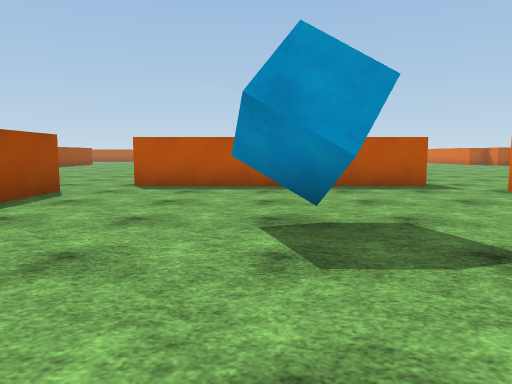
View 1 (above)

24 first-person views from a walk through a 3-D level made in the Unity game engine. The camera is 1.2 m above the floor, tilts 6° down and sees 70° across. The floor is counted in squares, 1.8 m on a side. Each view is taken from the middle of a square. On the plan, view 1 faces up. The plan holds only what a view shows up to about 11 squares ahead; the rest is blank. The place goes on beyond the plan. The player is left out. Surface patterns are stand-ins for the level's own textures.

View 2
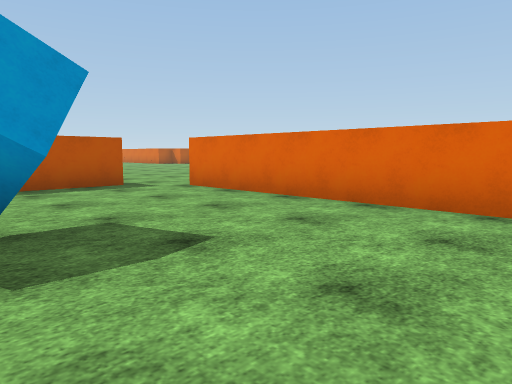

View 3
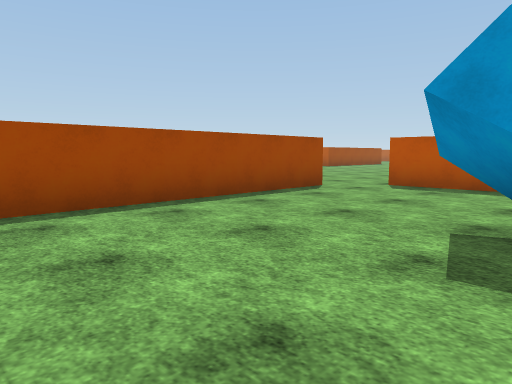

View 4
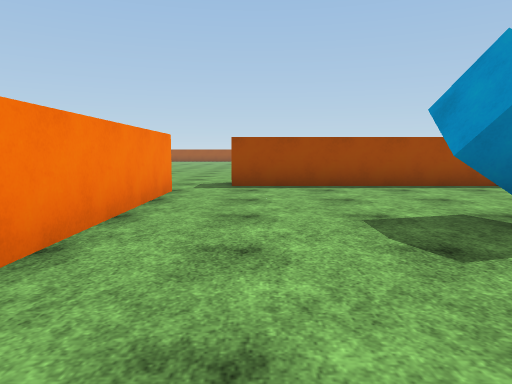

View 5
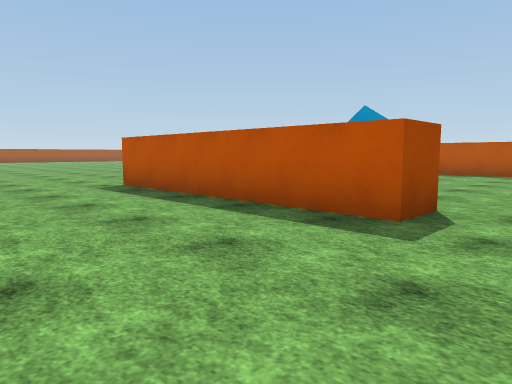

View 6
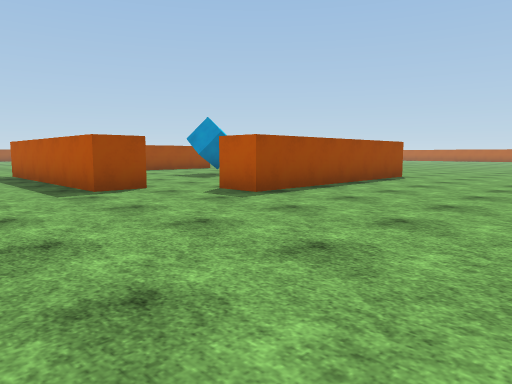

View 7
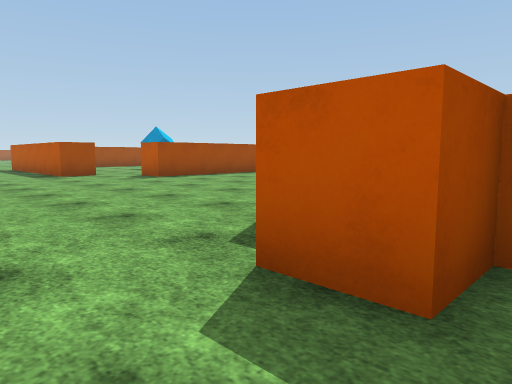

View 8
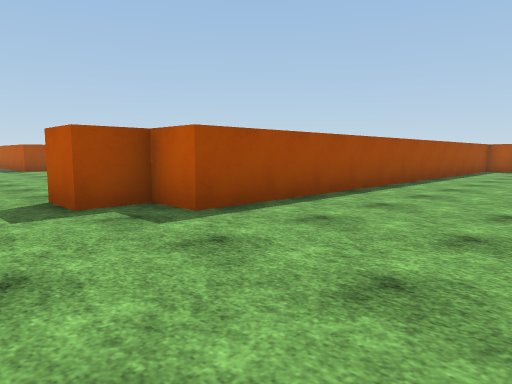

View 9
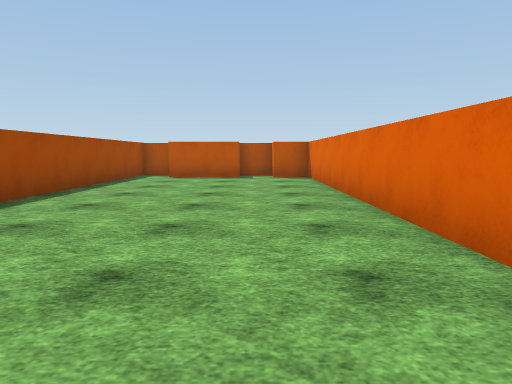

View 10
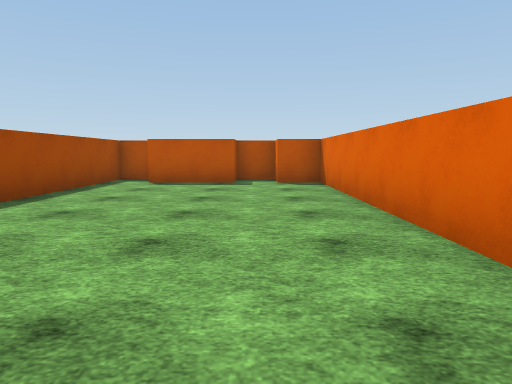

View 11
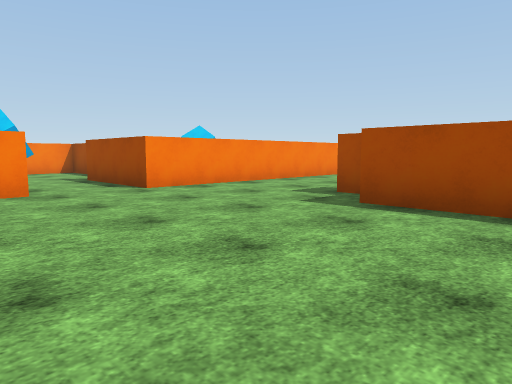

View 12
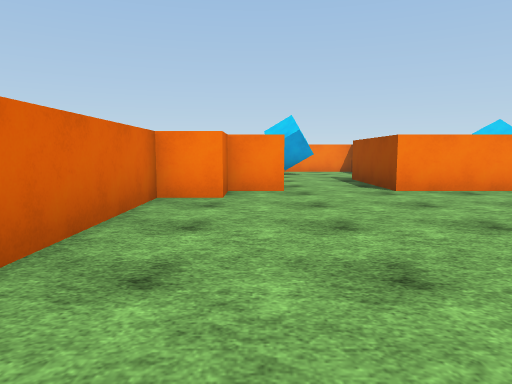

View 13
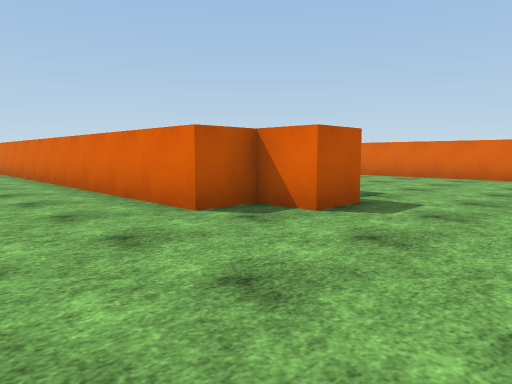

View 14
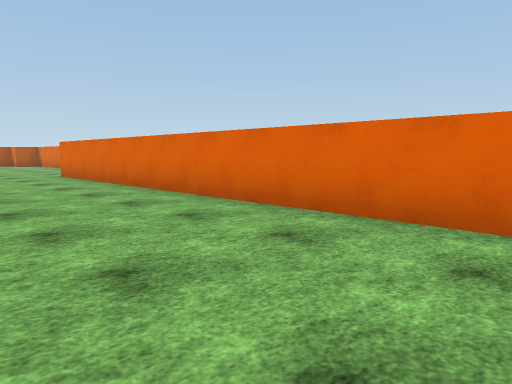

View 15
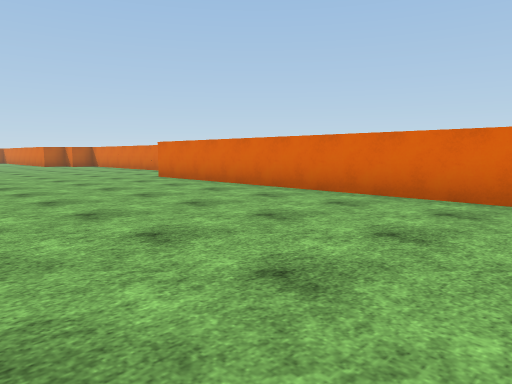

View 16
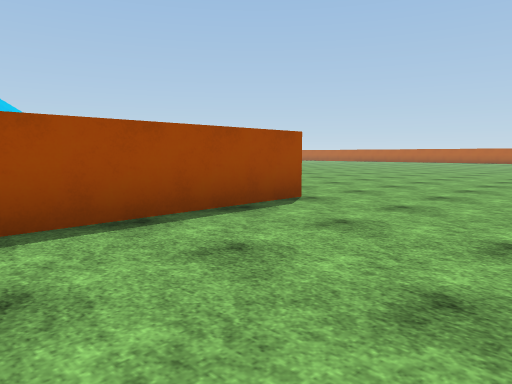

View 17
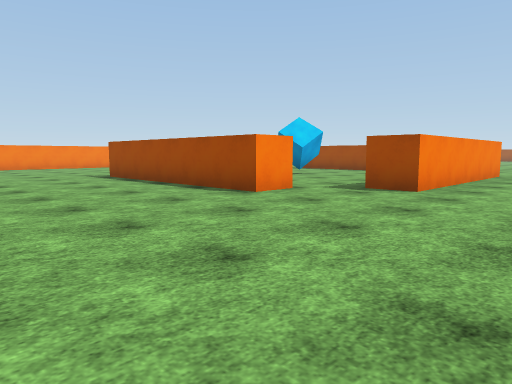

View 18
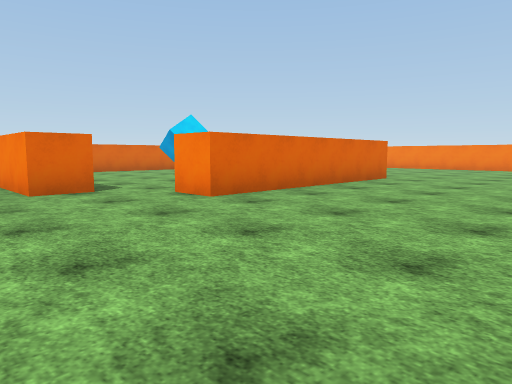

View 19
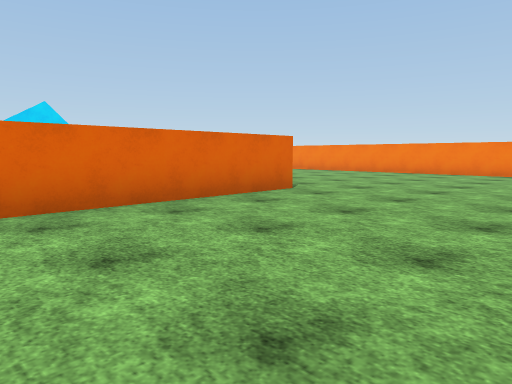

View 20
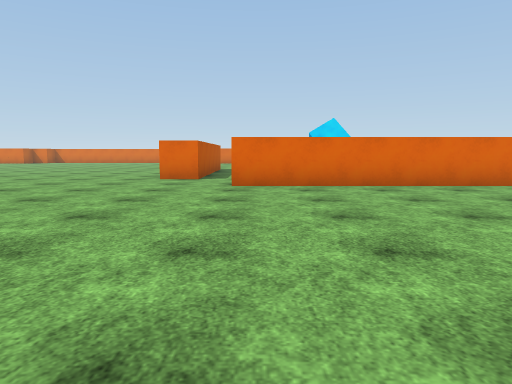

View 21
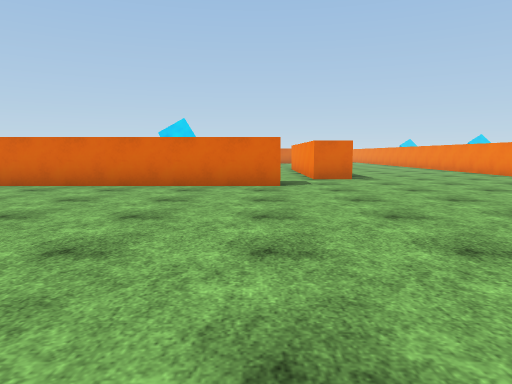

View 22
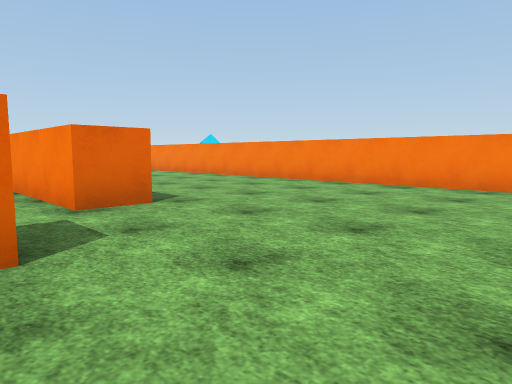

View 23
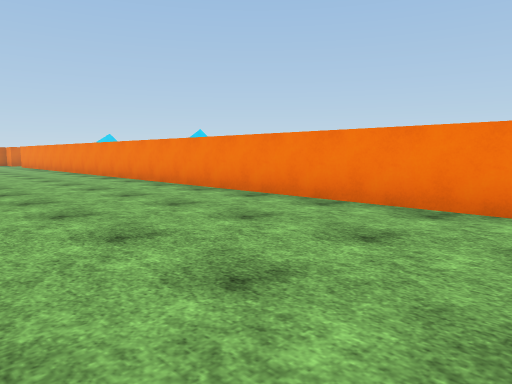

View 24
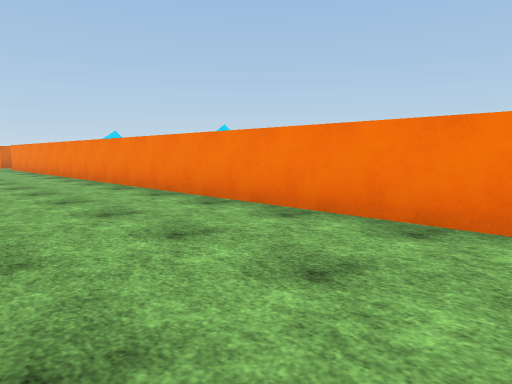

### Floor plan
Points are (right, up) in squares from view 1. A wall is a line through its corners. A room is listed if a view was taken in it or the views show most of it. See-through windows are left out.
Room 1 (views 1, 2, 3)
walls: (0, 7.5) (-2.5, 7.5) (-2.5, 8.5); (-3.5, 6.5) (-3.5, 0.5); (3.5, 7.5) (1.8, 7.5); (-2.5, -0.5) (2, -0.5); (4.5, 1.5) (4.5, 6.5)
ways out: opening at (-3.7, 8) to room 2; opening at (-3, 0) to room 2; opening at (4, 0.5) to room 2; opening at (4.5, 7.5) to room 2
objects: cube (0, 3) to (1, 4)
Room 2 (views 4, 5, 6, 7, 8, 9, 10, 11, 12, 13, 14, 15, 16, 17, 18, 19, 20, 21, 22, 23, 24)
walls: (3.5, -0.4) (3.5, -1.5) (-2.5, -1.5) (-2.5, -0.5); (4.5, 6.5) (5.5, 6.5) (5.5, 0.5) (4.5, 0.5) (4.5, 1.5); (-4.5, 0.4) (-4.5, 6.5) (-3.5, 6.5); (13.5, -2.5) (12.5, -2.5) (12.5, 10.5); (-2.5, 8.5) (3.5, 8.5) (3.5, 7.5); (-6.9, -6.5) (16.5, -6.5) (16.5, -9.5); (15.5, 10.5) (15.5, -2.5) (14.5, -2.5); (20.5, 1) (20.5, 9.4); (20.5, -5.5) (20.5, -0.8)
ways out: opening at (-3.7, 8) to room 1; opening at (-3, 0) to room 1; opening at (4, 0.5) to room 1; opening at (4.5, 7.5) to room 1
objects: orange cube (14, -3) to (14, -2); orange cube (16, 11); orange cube (17, 10); cube (18, -12) to (18, -11); orange cube (18, 10); orange cube (19, -7) to (20, -7); orange cube (19, 11) to (20, 11); orange cube (20, -6) to (21, -6); orange cube (20, 10) to (21, 10)

Positions as (right, up) in squares from view 1, and headings:
1: (0, 0), facing up
2: (0, 0), facing up-right
3: (1, 0), facing up-left
4: (4, 1), facing left
5: (5, -5), facing up-left
6: (10, -4), facing up-left
7: (15, -5), facing up-left
8: (19, -5), facing up-left
9: (19, -1), facing up
10: (19, 1), facing up
11: (20, 0), facing down-left
12: (19, 0), facing down
13: (10, -6), facing up-right
14: (9, -1), facing up-right
15: (7, 1), facing up-right
16: (9, 2), facing up-left
17: (10, 11), facing down-left
18: (-9, 10), facing down-right
19: (-9, 6), facing down-right
20: (-12, 6), facing right
21: (-12, 1), facing right
22: (-7, 1), facing down-right
23: (-4, -2), facing down-right
24: (-1, -3), facing down-right
